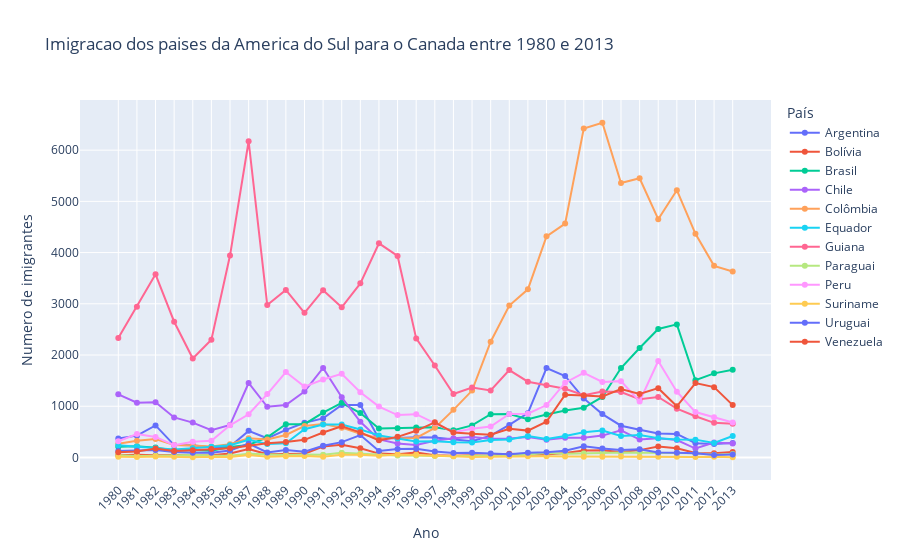

The code cell stored with this chart in its notebook:
### Code cell
fig = px.line(america_do_sul_final, x=america_do_sul_final.index, y=america_do_sul_final.columns, color='País',
              title='Imigracao dos paises da America do Sul para o Canada entre 1980 e 2013',
              markers=True)

fig.update_layout(
    xaxis={'tickangle': -45, 'title': 'Ano'},
    yaxis_title = 'Numero de imigrantes'
)

fig.show()

### Figure 1 — Plotly figure (JSON) as saved in the notebook; plotly's stock layout.template omitted (floating-point values rounded to 4 significant figures)
{"data": [{"hovertemplate": "País=Argentina<br>index=%{x}<br>value=%{y}<extra></extra>", "legendgroup": "Argentina", "line": {"color": "#636efa", "dash": "solid"}, "marker": {"symbol": "circle"}, "mode": "lines+markers", "name": "Argentina", "orientation": "v", "showlegend": true, "x": ["1980", "1981", "1982", "1983", "1984", "1985", "1986", "1987", "1988", "1989", "1990", "1991", "1992", "1993", "1994", "1995", "1996", "1997", "1998", "1999", "2000", "2001", "2002", "2003", "2004", "2005", "2006", "2007", "2008", "2009", "2010", "2011", "2012", "2013"], "xaxis": "x", "y": [368, 426, 626, 241, 237, 196, 213, 519, 374, 538, 678, 763, 1023, 1022, 366, 380, 396, 391, 349, 318, 427, 635, 865, 1745, 1591, 1153, 847, 620, 540, 467, 459, 278, 263, 282], "yaxis": "y", "type": "scatter"}, {"hovertemplate": "País=Bolívia<br>index=%{x}<br>value=%{y}<extra></extra>", "legendgroup": "Bolívia", "line": {"color": "#EF553B", "dash": "solid"}, "marker": {"symbol": "circle"}, "mode": "lines+markers", "name": "Bolívia", "orientation": "v", "showlegend": true, "x": ["1980", "1981", "1982", "1983", "1984", "1985", "1986", "1987", "1988", "1989", "1990", "1991", "1992", "1993", "1994", "1995", "1996", "1997", "1998", "1999", "2000", "2001", "2002", "2003", "2004", "2005", "2006", "2007", "2008", "2009", "2010", "2011", "2012", "2013"], "xaxis": "x", "y": [44, 52, 42, 49, 38, 44, 79, 165, 63, 68, 71, 214, 247, 180, 75, 61, 96, 43, 33, 42, 33, 72, 57, 59, 85, 134, 139, 107, 143, 214, 180, 86, 83, 107], "yaxis": "y", "type": "scatter"}, {"hovertemplate": "País=Brasil<br>index=%{x}<br>value=%{y}<extra></extra>", "legendgroup": "Brasil", "line": {"color": "#00cc96", "dash": "solid"}, "marker": {"symbol": "circle"}, "mode": "lines+markers", "name": "Brasil", "orientation": "v", "showlegend": true, "x": ["1980", "1981", "1982", "1983", "1984", "1985", "1986", "1987", "1988", "1989", "1990", "1991", "1992", "1993", "1994", "1995", "1996", "1997", "1998", "1999", "2000", "2001", "2002", "2003", "2004", "2005", "2006", "2007", "2008", "2009", "2010", "2011", "2012", "2013"], "xaxis": "x", "y": [211, 220, 192, 139, 145, 130, 205, 244, 394, 650, 650, 877, 1066, 866, 566, 572, 586, 591, 531, 626, 845, 847, 745, 839, 917, 969, 1181, 1746, 2138, 2509, 2598, 1508, 1642, 1714], "yaxis": "y", "type": "scatter"}, {"hovertemplate": "País=Chile<br>index=%{x}<br>value=%{y}<extra></extra>", "legendgroup": "Chile", "line": {"color": "#ab63fa", "dash": "solid"}, "marker": {"symbol": "circle"}, "mode": "lines+markers", "name": "Chile", "orientation": "v", "showlegend": true, "x": ["1980", "1981", "1982", "1983", "1984", "1985", "1986", "1987", "1988", "1989", "1990", "1991", "1992", "1993", "1994", "1995", "1996", "1997", "1998", "1999", "2000", "2001", "2002", "2003", "2004", "2005", "2006", "2007", "2008", "2009", "2010", "2011", "2012", "2013"], "xaxis": "x", "y": [1233, 1069, 1078, 781, 681, 533, 633, 1454, 990, 1023, 1286, 1749, 1175, 697, 352, 273, 244, 325, 376, 397, 366, 369, 401, 347, 383, 384, 427, 530, 350, 375, 340, 174, 291, 273], "yaxis": "y", "type": "scatter"}, {"hovertemplate": "País=Colômbia<br>index=%{x}<br>value=%{y}<extra></extra>", "legendgroup": "Colômbia", "line": {"color": "#FFA15A", "dash": "solid"}, "marker": {"symbol": "circle"}, "mode": "lines+markers", "name": "Colômbia", "orientation": "v", "showlegend": true, "x": ["1980", "1981", "1982", "1983", "1984", "1985", "1986", "1987", "1988", "1989", "1990", "1991", "1992", "1993", "1994", "1995", "1996", "1997", "1998", "1999", "2000", "2001", "2002", "2003", "2004", "2005", "2006", "2007", "2008", "2009", "2010", "2011", "2012", "2013"], "xaxis": "x", "y": [266, 326, 360, 244, 235, 214, 257, 376, 352, 439, 614, 652, 582, 464, 375, 371, 381, 578, 929, 1306, 2259, 2965, 3283, 4318, 4566, 6424, 6535, 5357, 5452, 4652, 5218, 4366, 3741, 3631], "yaxis": "y", "type": "scatter"}, {"hovertemplate": "País=Equador<br>index=%{x}<br>value=%{y}<extra></extra>", "legendgroup": "Equador", "line": {"color": "#19d3f3", "dash": "solid"}, "marker": {"symbol": "circle"}, "mode": "lines+markers", "name": "Equador", "orientation": "v", "showlegend": true, "x": ["1980", "1981", "1982", "1983", "1984", "1985", "1986", "1987", "1988", "1989", "1990", "1991", "1992", "1993", "1994", "1995", "1996", "1997", "1998", "1999", "2000", "2001", "2002", "2003", "2004", "2005", "2006", "2007", "2008", "2009", "2010", "2011", "2012", "2013"], "xaxis": "x", "y": [238, 207, 184, 155, 179, 208, 240, 344, 265, 278, 552, 643, 644, 547, 431, 368, 310, 317, 295, 291, 342, 353, 418, 361, 417, 491, 525, 419, 437, 373, 353, 348, 282, 418], "yaxis": "y", "type": "scatter"}, {"hovertemplate": "País=Guiana<br>index=%{x}<br>value=%{y}<extra></extra>", "legendgroup": "Guiana", "line": {"color": "#FF6692", "dash": "solid"}, "marker": {"symbol": "circle"}, "mode": "lines+markers", "name": "Guiana", "orientation": "v", "showlegend": true, "x": ["1980", "1981", "1982", "1983", "1984", "1985", "1986", "1987", "1988", "1989", "1990", "1991", "1992", "1993", "1994", "1995", "1996", "1997", "1998", "1999", "2000", "2001", "2002", "2003", "2004", "2005", "2006", "2007", "2008", "2009", "2010", "2011", "2012", "2013"], "xaxis": "x", "y": [2334, 2943, 3575, 2650, 1932, 2299, 3942, 6174, 2977, 3270, 2824, 3266, 2932, 3399, 4181, 3935, 2324, 1795, 1238, 1366, 1308, 1707, 1479, 1410, 1341, 1215, 1286, 1277, 1137, 1180, 953, 804, 676, 656], "yaxis": "y", "type": "scatter"}, {"hovertemplate": "País=Paraguai<br>index=%{x}<br>value=%{y}<extra></extra>", "legendgroup": "Paraguai", "line": {"color": "#B6E880", "dash": "solid"}, "marker": {"symbol": "circle"}, "mode": "lines+markers", "name": "Paraguai", "orientation": "v", "showlegend": true, "x": ["1980", "1981", "1982", "1983", "1984", "1985", "1986", "1987", "1988", "1989", "1990", "1991", "1992", "1993", "1994", "1995", "1996", "1997", "1998", "1999", "2000", "2001", "2002", "2003", "2004", "2005", "2006", "2007", "2008", "2009", "2010", "2011", "2012", "2013"], "xaxis": "x", "y": [45, 26, 32, 40, 48, 36, 34, 72, 53, 48, 56, 51, 94, 75, 46, 39, 38, 30, 25, 34, 29, 34, 60, 88, 74, 75, 88, 98, 95, 88, 89, 83, 55, 66], "yaxis": "y", "type": "scatter"}, {"hovertemplate": "País=Peru<br>index=%{x}<br>value=%{y}<extra></extra>", "legendgroup": "Peru", "line": {"color": "#FF97FF", "dash": "solid"}, "marker": {"symbol": "circle"}, "mode": "lines+markers", "name": "Peru", "orientation": "v", "showlegend": true, "x": ["1980", "1981", "1982", "1983", "1984", "1985", "1986", "1987", "1988", "1989", "1990", "1991", "1992", "1993", "1994", "1995", "1996", "1997", "1998", "1999", "2000", "2001", "2002", "2003", "2004", "2005", "2006", "2007", "2008", "2009", "2010", "2011", "2012", "2013"], "xaxis": "x", "y": [317, 456, 401, 241, 306, 328, 628, 843, 1237, 1667, 1384, 1522, 1632, 1274, 993, 827, 845, 676, 493, 560, 603, 849, 855, 1023, 1460, 1653, 1473, 1490, 1094, 1884, 1283, 886, 787, 682], "yaxis": "y", "type": "scatter"}, {"hovertemplate": "País=Suriname<br>index=%{x}<br>value=%{y}<extra></extra>", "legendgroup": "Suriname", "line": {"color": "#FECB52", "dash": "solid"}, "marker": {"symbol": "circle"}, "mode": "lines+markers", "name": "Suriname", "orientation": "v", "showlegend": true, "x": ["1980", "1981", "1982", "1983", "1984", "1985", "1986", "1987", "1988", "1989", "1990", "1991", "1992", "1993", "1994", "1995", "1996", "1997", "1998", "1999", "2000", "2001", "2002", "2003", "2004", "2005", "2006", "2007", "2008", "2009", "2010", "2011", "2012", "2013"], "xaxis": "x", "y": [15, 10, 21, 12, 5, 16, 7, 46, 16, 24, 26, 13, 53, 51, 32, 58, 51, 35, 22, 11, 16, 22, 22, 22, 17, 15, 16, 20, 9, 12, 13, 11, 16, 4], "yaxis": "y", "type": "scatter"}, {"hovertemplate": "País=Uruguai<br>index=%{x}<br>value=%{y}<extra></extra>", "legendgroup": "Uruguai", "line": {"color": "#636efa", "dash": "solid"}, "marker": {"symbol": "circle"}, "mode": "lines+markers", "name": "Uruguai", "orientation": "v", "showlegend": true, "x": ["1980", "1981", "1982", "1983", "1984", "1985", "1986", "1987", "1988", "1989", "1990", "1991", "1992", "1993", "1994", "1995", "1996", "1997", "1998", "1999", "2000", "2001", "2002", "2003", "2004", "2005", "2006", "2007", "2008", "2009", "2010", "2011", "2012", "2013"], "xaxis": "x", "y": [128, 132, 146, 105, 90, 92, 137, 269, 99, 144, 111, 229, 299, 437, 125, 164, 171, 117, 87, 93, 75, 64, 91, 103, 130, 217, 175, 147, 160, 99, 93, 81, 47, 58], "yaxis": "y", "type": "scatter"}, {"hovertemplate": "País=Venezuela<br>index=%{x}<br>value=%{y}<extra></extra>", "legendgroup": "Venezuela", "line": {"color": "#EF553B", "dash": "solid"}, "marker": {"symbol": "circle"}, "mode": "lines+markers", "name": "Venezuela", "orientation": "v", "showlegend": true, "x": ["1980", "1981", "1982", "1983", "1984", "1985", "1986", "1987", "1988", "1989", "1990", "1991", "1992", "1993", "1994", "1995", "1996", "1997", "1998", "1999", "2000", "2001", "2002", "2003", "2004", "2005", "2006", "2007", "2008", "2009", "2010", "2011", "2012", "2013"], "xaxis": "x", "y": [103, 117, 174, 124, 142, 165, 179, 229, 279, 304, 344, 487, 610, 490, 334, 402, 520, 686, 489, 464, 443, 560, 524, 699, 1224, 1211, 1192, 1335, 1239, 1353, 998, 1452, 1373, 1022], "yaxis": "y", "type": "scatter"}], "layout": {"xaxis": {"anchor": "y", "domain": [0.0, 1.0], "title": {"text": "Ano"}, "tickangle": -45}, "yaxis": {"anchor": "x", "domain": [0.0, 1.0], "title": {"text": "Numero de imigrantes"}}, "legend": {"title": {"text": "País"}, "tracegroupgap": 0}, "title": {"text": "Imigracao dos paises da America do Sul para o Canada entre 1980 e 2013"}}}
